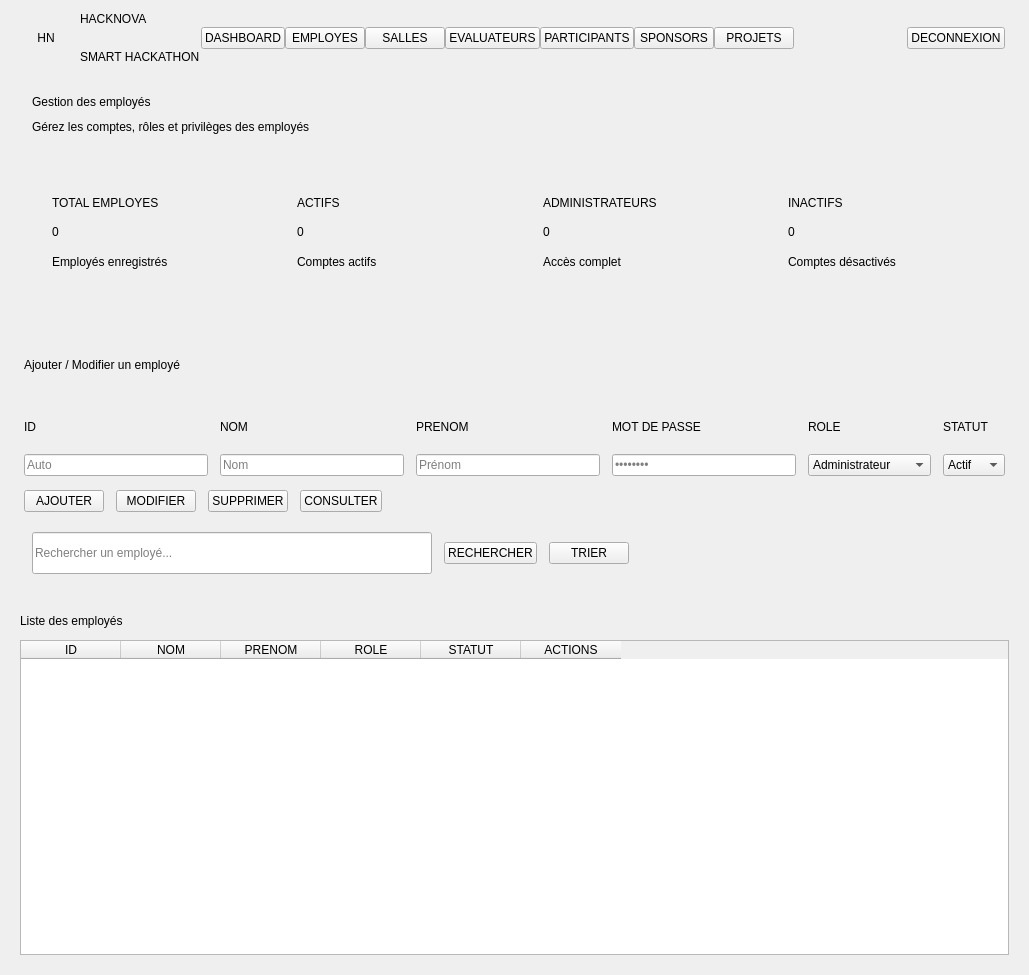
          <widget class="QWidget" name="scrollEmployesContent">
           <property name="geometry">
            <rect>
             <x>0</x>
             <y>0</y>
             <width>1029</width>
             <height>975</height>
            </rect>
           </property>
           <layout class="QVBoxLayout" name="employesContentLayout">
            <property name="spacing">
             <number>0</number>
            </property>
            <property name="leftMargin">
             <number>0</number>
            </property>
            <property name="topMargin">
             <number>0</number>
            </property>
            <property name="rightMargin">
             <number>0</number>
            </property>
            <property name="bottomMargin">
             <number>0</number>
            </property>
            <item>
             <widget class="QFrame" name="frameNavbarEmployes">
              <property name="minimumSize">
               <size>
                <width>0</width>
                <height>76</height>
               </size>
              </property>
              <property name="maximumSize">
               <size>
                <width>16777215</width>
                <height>76</height>
               </size>
              </property>
              <layout class="QHBoxLayout" name="navbarEmployesLayout">
               <property name="spacing">
                <number>0</number>
               </property>
               <property name="leftMargin">
                <number>24</number>
               </property>
               <property name="topMargin">
                <number>0</number>
               </property>
               <property name="rightMargin">
                <number>24</number>
               </property>
               <property name="bottomMargin">
                <number>0</number>
               </property>
               <item>
                <widget class="QLabel" name="labelNavLogoEmp">
                 <property name="minimumSize">
                  <size>
                   <width>44</width>
                   <height>44</height>
                  </size>
                 </property>
                 <property name="maximumSize">
                  <size>
                   <width>44</width>
                   <height>44</height>
                  </size>
                 </property>
                 <property name="text">
                  <string>HN</string>
                 </property>
                 <property name="alignment">
                  <set>Qt::AlignmentFlag::AlignCenter</set>
                 </property>
                </widget>
               </item>
               <item>
                <layout class="QVBoxLayout" name="brandEmpLayout">
                 <property name="spacing">
                  <number>0</number>
                 </property>
                 <property name="leftMargin">
                  <number>12</number>
                 </property>
                 <item>
                  <widget class="QLabel" name="labelNavBrandEmp">
                   <property name="text">
                    <string>HACKNOVA</string>
                   </property>
                  </widget>
                 </item>
                 <item>
                  <widget class="QLabel" name="labelNavSubEmp">
                   <property name="text">
                    <string>SMART HACKATHON</string>
                   </property>
                  </widget>
                 </item>
                </layout>
               </item>
               <item>
                <widget class="QFrame" name="frameNavSepEmp">
                 <property name="minimumSize">
                  <size>
                   <width>1</width>
                   <height>40</height>
                  </size>
                 </property>
                 <property name="maximumSize">
                  <size>
                   <width>1</width>
                   <height>40</height>
                  </size>
                 </property>
                </widget>
               </item>
               <item>
                <widget class="QPushButton" name="navDashboardEmployes">
                 <property name="cursor">
                  <cursorShape>PointingHandCursor</cursorShape>
                 </property>
                 <property name="text">
                  <string>DASHBOARD</string>
                 </property>
                </widget>
               </item>
               <item>
                <widget class="QPushButton" name="navEmployesEmployes">
                 <property name="cursor">
                  <cursorShape>PointingHandCursor</cursorShape>
                 </property>
                 <property name="text">
                  <string>EMPLOYES</string>
                 </property>
                </widget>
               </item>
               <item>
                <widget class="QPushButton" name="navSallesEmployes">
                 <property name="cursor">
                  <cursorShape>PointingHandCursor</cursorShape>
                 </property>
                 <property name="text">
                  <string>SALLES</string>
                 </property>
                </widget>
               </item>
               <item>
                <widget class="QPushButton" name="navEvaluateursEmployes">
                 <property name="cursor">
                  <cursorShape>PointingHandCursor</cursorShape>
                 </property>
                 <property name="text">
                  <string>EVALUATEURS</string>
                 </property>
                </widget>
               </item>
               <item>
                <widget class="QPushButton" name="navParticipantsEmployes">
                 <property name="cursor">
                  <cursorShape>PointingHandCursor</cursorShape>
                 </property>
                 <property name="text">
                  <string>PARTICIPANTS</string>
                 </property>
                </widget>
               </item>
               <item>
                <widget class="QPushButton" name="navSponsorsEmployes">
                 <property name="cursor">
                  <cursorShape>PointingHandCursor</cursorShape>
                 </property>
                 <property name="text">
                  <string>SPONSORS</string>
                 </property>
                </widget>
               </item>
               <item>
                <widget class="QPushButton" name="navProjetsEmployes">
                 <property name="cursor">
                  <cursorShape>PointingHandCursor</cursorShape>
                 </property>
                 <property name="text">
                  <string>PROJETS</string>
                 </property>
                </widget>
               </item>
               <item>
                <spacer name="navbarEmpSpacer">
                 <property name="orientation">
                  <enum>Qt::Orientation::Horizontal</enum>
                 </property>
                 <property name="sizeHint" stdset="0">
                  <size>
                   <width>40</width>
                   <height>20</height>
                  </size>
                 </property>
                </spacer>
               </item>
               <item>
                <widget class="QPushButton" name="navDeconnexionEmployes">
                 <property name="cursor">
                  <cursorShape>PointingHandCursor</cursorShape>
                 </property>
                 <property name="text">
                  <string>DECONNEXION</string>
                 </property>
                </widget>
               </item>
              </layout>
             </widget>
            </item>
            <item>
             <widget class="QFrame" name="frameTopbarEmployes">
              <property name="minimumSize">
               <size>
                <width>0</width>
                <height>76</height>
               </size>
              </property>
              <property name="maximumSize">
               <size>
                <width>16777215</width>
                <height>76</height>
               </size>
              </property>
              <layout class="QVBoxLayout" name="topbarEmpLayout">
               <property name="spacing">
                <number>2</number>
               </property>
               <property name="leftMargin">
                <number>32</number>
               </property>
               <property name="topMargin">
                <number>14</number>
               </property>
               <property name="rightMargin">
                <number>32</number>
               </property>
               <property name="bottomMargin">
                <number>14</number>
               </property>
               <item>
                <widget class="QLabel" name="topbarTitleEmp">
                 <property name="text">
                  <string>Gestion des employés</string>
                 </property>
                </widget>
               </item>
               <item>
                <widget class="QLabel" name="topbarSubEmp">
                 <property name="text">
                  <string>Gérez les comptes, rôles et privilèges des employés</string>
                 </property>
                </widget>
               </item>
              </layout>
             </widget>
            </item>
            <item>
             <layout class="QHBoxLayout" name="statsEmpLayout">
              <property name="spacing">
               <number>16</number>
              </property>
              <property name="leftMargin">
               <number>32</number>
              </property>
              <property name="topMargin">
               <number>20</number>
              </property>
              <property name="rightMargin">
               <number>32</number>
              </property>
              <property name="bottomMargin">
               <number>20</number>
              </property>
              <item>
               <widget class="QFrame" name="cardEmpStat1">
                <property name="minimumSize">
                 <size>
                  <width>0</width>
                  <height>120</height>
                 </size>
                </property>
                <layout class="QVBoxLayout" name="cardEmpStat1Layout">
                 <property name="spacing">
                  <number>4</number>
                 </property>
                 <property name="leftMargin">
                  <number>20</number>
                 </property>
                 <property name="topMargin">
                  <number>18</number>
                 </property>
                 <property name="rightMargin">
                  <number>20</number>
                 </property>
                 <property name="bottomMargin">
                  <number>18</number>
                 </property>
                 <item>
                  <widget class="QLabel" name="cardEmpTitle1">
                   <property name="text">
                    <string>TOTAL EMPLOYES</string>
                   </property>
                  </widget>
                 </item>
                 <item>
                  <widget class="QLabel" name="cardEmpValue1">
                   <property name="text">
                    <string>0</string>
                   </property>
                  </widget>
                 </item>
                 <item>
                  <widget class="QLabel" name="cardEmpSub1">
                   <property name="text">
                    <string>Employés enregistrés</string>
                   </property>
                  </widget>
                 </item>
                </layout>
               </widget>
              </item>
              <item>
               <widget class="QFrame" name="cardEmpStat2">
                <property name="minimumSize">
                 <size>
                  <width>0</width>
                  <height>120</height>
                 </size>
                </property>
                <layout class="QVBoxLayout" name="cardEmpStat2Layout">
                 <property name="spacing">
                  <number>4</number>
                 </property>
                 <property name="leftMargin">
                  <number>20</number>
                 </property>
                 <property name="topMargin">
                  <number>18</number>
                 </property>
                 <property name="rightMargin">
                  <number>20</number>
                 </property>
                 <property name="bottomMargin">
                  <number>18</number>
                 </property>
                 <item>
                  <widget class="QLabel" name="cardEmpTitle2">
                   <property name="text">
                    <string>ACTIFS</string>
                   </property>
                  </widget>
                 </item>
                 <item>
                  <widget class="QLabel" name="cardEmpValue2">
                   <property name="text">
                    <string>0</string>
                   </property>
                  </widget>
                 </item>
                 <item>
                  <widget class="QLabel" name="cardEmpSub2">
                   <property name="text">
                    <string>Comptes actifs</string>
                   </property>
                  </widget>
                 </item>
                </layout>
               </widget>
              </item>
              <item>
               <widget class="QFrame" name="cardEmpStat3">
                <property name="minimumSize">
                 <size>
                  <width>0</width>
                  <height>120</height>
                 </size>
                </property>
                <layout class="QVBoxLayout" name="cardEmpStat3Layout">
                 <property name="spacing">
                  <number>4</number>
                 </property>
                 <property name="leftMargin">
                  <number>20</number>
                 </property>
                 <property name="topMargin">
                  <number>18</number>
                 </property>
                 <property name="rightMargin">
                  <number>20</number>
                 </property>
                 <property name="bottomMargin">
                  <number>18</number>
                 </property>
                 <item>
                  <widget class="QLabel" name="cardEmpTitle3">
                   <property name="text">
                    <string>ADMINISTRATEURS</string>
                   </property>
                  </widget>
                 </item>
                 <item>
                  <widget class="QLabel" name="cardEmpValue3">
                   <property name="text">
                    <string>0</string>
                   </property>
                  </widget>
                 </item>
                 <item>
                  <widget class="QLabel" name="cardEmpSub3">
                   <property name="text">
                    <string>Accès complet</string>
                   </property>
                  </widget>
                 </item>
                </layout>
               </widget>
              </item>
              <item>
               <widget class="QFrame" name="cardEmpStat4">
                <property name="minimumSize">
                 <size>
                  <width>0</width>
                  <height>120</height>
                 </size>
                </property>
                <layout class="QVBoxLayout" name="cardEmpStat4Layout">
                 <property name="spacing">
                  <number>4</number>
                 </property>
                 <property name="leftMargin">
                  <number>20</number>
                 </property>
                 <property name="topMargin">
                  <number>18</number>
                 </property>
                 <property name="rightMargin">
                  <number>20</number>
                 </property>
                 <property name="bottomMargin">
                  <number>18</number>
                 </property>
                 <item>
                  <widget class="QLabel" name="cardEmpTitle4">
                   <property name="text">
                    <string>INACTIFS</string>
                   </property>
                  </widget>
                 </item>
                 <item>
                  <widget class="QLabel" name="cardEmpValue4">
                   <property name="text">
                    <string>0</string>
                   </property>
                  </widget>
                 </item>
                 <item>
                  <widget class="QLabel" name="cardEmpSub4">
                   <property name="text">
                    <string>Comptes désactivés</string>
                   </property>
                  </widget>
                 </item>
                </layout>
               </widget>
              </item>
             </layout>
            </item>
            <item>
             <widget class="QFrame" name="cardFormEmployes">
              <property name="minimumSize">
               <size>
                <width>0</width>
                <height>220</height>
               </size>
              </property>
              <layout class="QVBoxLayout" name="formEmpLayout">
               <property name="spacing">
                <number>14</number>
               </property>
               <property name="leftMargin">
                <number>24</number>
               </property>
               <property name="topMargin">
                <number>20</number>
               </property>
               <property name="rightMargin">
                <number>24</number>
               </property>
               <property name="bottomMargin">
                <number>20</number>
               </property>
               <item>
                <widget class="QLabel" name="formTitleEmp">
                 <property name="text">
                  <string>Ajouter / Modifier un employé</string>
                 </property>
                </widget>
               </item>
               <item>
                <layout class="QGridLayout" name="formEmpGrid">
                 <property name="spacing">
                  <number>12</number>
                 </property>
                 <item row="0" column="0">
                  <widget class="QLabel" name="lblEmpID">
                   <property name="text">
                    <string>ID</string>
                   </property>
                  </widget>
                 </item>
                 <item row="0" column="1">
                  <widget class="QLabel" name="lblEmpNom">
                   <property name="text">
                    <string>NOM</string>
                   </property>
                  </widget>
                 </item>
                 <item row="0" column="2">
                  <widget class="QLabel" name="lblEmpPrenom">
                   <property name="text">
                    <string>PRENOM</string>
                   </property>
                  </widget>
                 </item>
                 <item row="0" column="3">
                  <widget class="QLabel" name="lblEmpMdp">
                   <property name="text">
                    <string>MOT DE PASSE</string>
                   </property>
                  </widget>
                 </item>
                 <item row="0" column="4">
                  <widget class="QLabel" name="lblEmpRole">
                   <property name="text">
                    <string>ROLE</string>
                   </property>
                  </widget>
                 </item>
                 <item row="0" column="5">
                  <widget class="QLabel" name="lblEmpStatut">
                   <property name="text">
                    <string>STATUT</string>
                   </property>
                  </widget>
                 </item>
                 <item row="1" column="0">
                  <widget class="QLineEdit" name="lineEditEmpID">
                   <property name="readOnly">
                    <bool>true</bool>
                   </property>
                   <property name="placeholderText">
                    <string>Auto</string>
                   </property>
                  </widget>
                 </item>
                 <item row="1" column="1">
                  <widget class="QLineEdit" name="lineEditEmpNom">
                   <property name="placeholderText">
                    <string>Nom</string>
                   </property>
                  </widget>
                 </item>
                 <item row="1" column="2">
                  <widget class="QLineEdit" name="lineEditEmpPrenom">
                   <property name="placeholderText">
                    <string>Prénom</string>
                   </property>
                  </widget>
                 </item>
                 <item row="1" column="3">
                  <widget class="QLineEdit" name="lineEditEmpMdp">
                   <property name="echoMode">
                    <enum>QLineEdit::EchoMode::Password</enum>
                   </property>
                   <property name="placeholderText">
                    <string>••••••••</string>
                   </property>
                  </widget>
                 </item>
                 <item row="1" column="4">
                  <widget class="QComboBox" name="comboBoxEmpRole">
                   <item>
                    <property name="text">
                     <string>Administrateur</string>
                    </property>
                   </item>
                   <item>
                    <property name="text">
                     <string>Responsable RH</string>
                    </property>
                   </item>
                   <item>
                    <property name="text">
                     <string>Organisateur</string>
                    </property>
                   </item>
                  </widget>
                 </item>
                 <item row="1" column="5">
                  <widget class="QComboBox" name="comboBoxEmpStatut">
                   <item>
                    <property name="text">
                     <string>Actif</string>
                    </property>
                   </item>
                   <item>
                    <property name="text">
                     <string>Inactif</string>
                    </property>
                   </item>
                  </widget>
                 </item>
                </layout>
               </item>
               <item>
                <layout class="QHBoxLayout" name="formEmpButtonsLayout">
                 <property name="spacing">
                  <number>12</number>
                 </property>
                 <item>
                  <widget class="QPushButton" name="btnEmpAjouter">
                   <property name="cursor">
                    <cursorShape>PointingHandCursor</cursorShape>
                   </property>
                   <property name="text">
                    <string>AJOUTER</string>
                   </property>
                  </widget>
                 </item>
                 <item>
                  <widget class="QPushButton" name="btnEmpModifier">
                   <property name="cursor">
                    <cursorShape>PointingHandCursor</cursorShape>
                   </property>
                   <property name="text">
                    <string>MODIFIER</string>
                   </property>
                  </widget>
                 </item>
                 <item>
                  <widget class="QPushButton" name="btnEmpSupprimer">
                   <property name="cursor">
                    <cursorShape>PointingHandCursor</cursorShape>
                   </property>
                   <property name="text">
                    <string>SUPPRIMER</string>
                   </property>
                  </widget>
                 </item>
                 <item>
                  <widget class="QPushButton" name="btnEmpConsulter">
                   <property name="cursor">
                    <cursorShape>PointingHandCursor</cursorShape>
                   </property>
                   <property name="text">
                    <string>CONSULTER</string>
                   </property>
                  </widget>
                 </item>
                 <item>
                  <spacer name="formEmpBtnSpacer">
                   <property name="orientation">
                    <enum>Qt::Orientation::Horizontal</enum>
                   </property>
                   <property name="sizeHint" stdset="0">
                    <size>
                     <width>40</width>
                     <height>20</height>
                    </size>
                   </property>
                  </spacer>
                 </item>
                </layout>
               </item>
              </layout>
             </widget>
            </item>
            <item>
             <layout class="QHBoxLayout" name="searchEmpLayout">
              <property name="spacing">
               <number>12</number>
              </property>
              <property name="leftMargin">
               <number>32</number>
              </property>
              <property name="topMargin">
               <number>0</number>
              </property>
              <property name="rightMargin">
               <number>32</number>
              </property>
              <property name="bottomMargin">
               <number>20</number>
              </property>
              <item>
               <widget class="QLineEdit" name="lineEditRechercheEmployes">
                <property name="minimumSize">
                 <size>
                  <width>400</width>
                  <height>42</height>
                 </size>
                </property>
                <property name="placeholderText">
                 <string>Rechercher un employé...</string>
                </property>
               </widget>
              </item>
              <item>
               <widget class="QPushButton" name="btnEmpRechercher">
                <property name="cursor">
                 <cursorShape>PointingHandCursor</cursorShape>
                </property>
                <property name="text">
                 <string>RECHERCHER</string>
                </property>
               </widget>
              </item>
              <item>
               <widget class="QPushButton" name="btnEmpTrier">
                <property name="cursor">
                 <cursorShape>PointingHandCursor</cursorShape>
                </property>
                <property name="text">
                 <string>TRIER</string>
                </property>
               </widget>
              </item>
              <item>
               <spacer name="searchEmpSpacer">
                <property name="orientation">
                 <enum>Qt::Orientation::Horizontal</enum>
                </property>
                <property name="sizeHint" stdset="0">
                 <size>
                  <width>40</width>
                  <height>20</height>
                 </size>
                </property>
               </spacer>
              </item>
             </layout>
            </item>
            <item>
             <widget class="QFrame" name="cardTableEmployes">
              <property name="minimumSize">
               <size>
                <width>0</width>
                <height>380</height>
               </size>
              </property>
              <layout class="QVBoxLayout" name="tableEmpLayout">
               <property name="spacing">
                <number>12</number>
               </property>
               <property name="leftMargin">
                <number>20</number>
               </property>
               <property name="topMargin">
                <number>20</number>
               </property>
               <property name="rightMargin">
                <number>20</number>
               </property>
               <property name="bottomMargin">
                <number>20</number>
               </property>
               <item>
                <widget class="QLabel" name="tableTitleEmp">
                 <property name="text">
                  <string>Liste des employés</string>
                 </property>
                </widget>
               </item>
               <item>
                <widget class="QTableWidget" name="tableWidgetEmployes">
                 <property name="alternatingRowColors">
                  <bool>true</bool>
                 </property>
                 <property name="selectionBehavior">
                  <enum>QAbstractItemView::SelectionBehavior::SelectRows</enum>
                 </property>
                 <column>
                  <property name="text">
                   <string>ID</string>
                  </property>
                 </column>
                 <column>
                  <property name="text">
                   <string>NOM</string>
                  </property>
                 </column>
                 <column>
                  <property name="text">
                   <string>PRENOM</string>
                  </property>
                 </column>
                 <column>
                  <property name="text">
                   <string>ROLE</string>
                  </property>
                 </column>
                 <column>
                  <property name="text">
                   <string>STATUT</string>
                  </property>
                 </column>
                 <column>
                  <property name="text">
                   <string>ACTIONS</string>
                  </property>
                 </column>
                </widget>
               </item>
              </layout>
             </widget>
            </item>
           </layout>
          </widget>
